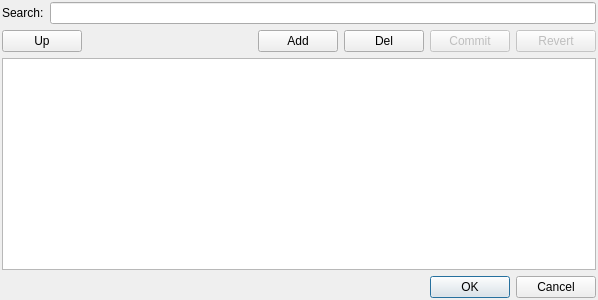
<?xml version="1.0" encoding="UTF-8"?>
<ui version="4.0">
 <class>PeerChoiceDlg</class>
 <widget class="QDialog" name="PeerChoiceDlg">
  <property name="geometry">
   <rect>
    <x>0</x>
    <y>0</y>
    <width>598</width>
    <height>300</height>
   </rect>
  </property>
  <property name="windowTitle">
   <string>Choose Peer</string>
  </property>
  <layout class="QVBoxLayout" name="verticalLayout">
   <property name="leftMargin">
    <number>2</number>
   </property>
   <property name="topMargin">
    <number>2</number>
   </property>
   <property name="rightMargin">
    <number>2</number>
   </property>
   <property name="bottomMargin">
    <number>2</number>
   </property>
   <item>
    <widget class="QFrame" name="SearchFrame">
     <property name="frameShape">
      <enum>QFrame::NoFrame</enum>
     </property>
     <property name="frameShadow">
      <enum>QFrame::Raised</enum>
     </property>
     <layout class="QHBoxLayout" name="horizontalLayout_2">
      <property name="leftMargin">
       <number>0</number>
      </property>
      <property name="topMargin">
       <number>0</number>
      </property>
      <property name="rightMargin">
       <number>0</number>
      </property>
      <property name="bottomMargin">
       <number>0</number>
      </property>
      <item>
       <widget class="QLabel" name="SearchLbl">
        <property name="text">
         <string>Search:</string>
        </property>
       </widget>
      </item>
      <item>
       <widget class="QLineEdit" name="SearchString"/>
      </item>
     </layout>
    </widget>
   </item>
   <item>
    <widget class="QFrame" name="EditFrame">
     <property name="sizePolicy">
      <sizepolicy hsizetype="Preferred" vsizetype="Preferred">
       <horstretch>0</horstretch>
       <verstretch>0</verstretch>
      </sizepolicy>
     </property>
     <property name="frameShape">
      <enum>QFrame::Panel</enum>
     </property>
     <property name="frameShadow">
      <enum>QFrame::Plain</enum>
     </property>
     <property name="lineWidth">
      <number>0</number>
     </property>
     <layout class="QHBoxLayout" name="horizontalLayout">
      <property name="leftMargin">
       <number>0</number>
      </property>
      <property name="topMargin">
       <number>0</number>
      </property>
      <property name="rightMargin">
       <number>0</number>
      </property>
      <property name="bottomMargin">
       <number>0</number>
      </property>
      <item>
       <widget class="QPushButton" name="UpBtn">
        <property name="text">
         <string>Up</string>
        </property>
       </widget>
      </item>
      <item>
       <spacer name="horizontalSpacer">
        <property name="orientation">
         <enum>Qt::Horizontal</enum>
        </property>
        <property name="sizeHint" stdset="0">
         <size>
          <width>40</width>
          <height>20</height>
         </size>
        </property>
       </spacer>
      </item>
      <item>
       <widget class="QPushButton" name="AddPeerBtn">
        <property name="text">
         <string>Add</string>
        </property>
       </widget>
      </item>
      <item>
       <widget class="QPushButton" name="RemovePeerBtn">
        <property name="text">
         <string>Del</string>
        </property>
       </widget>
      </item>
      <item>
       <widget class="QPushButton" name="CommitBtn">
        <property name="enabled">
         <bool>false</bool>
        </property>
        <property name="text">
         <string>Commit</string>
        </property>
       </widget>
      </item>
      <item>
       <widget class="QPushButton" name="RevertBtn">
        <property name="enabled">
         <bool>false</bool>
        </property>
        <property name="text">
         <string>Revert</string>
        </property>
       </widget>
      </item>
     </layout>
    </widget>
   </item>
   <item>
    <widget class="QTableView" name="PeersList">
     <property name="editTriggers">
      <set>QAbstractItemView::AnyKeyPressed|QAbstractItemView::DoubleClicked|QAbstractItemView::EditKeyPressed</set>
     </property>
     <property name="alternatingRowColors">
      <bool>true</bool>
     </property>
     <attribute name="horizontalHeaderMinimumSectionSize">
      <number>8</number>
     </attribute>
     <attribute name="verticalHeaderVisible">
      <bool>true</bool>
     </attribute>
     <attribute name="verticalHeaderMinimumSectionSize">
      <number>20</number>
     </attribute>
     <attribute name="verticalHeaderDefaultSectionSize">
      <number>20</number>
     </attribute>
    </widget>
   </item>
   <item>
    <widget class="QDialogButtonBox" name="buttonBox">
     <property name="orientation">
      <enum>Qt::Horizontal</enum>
     </property>
     <property name="standardButtons">
      <set>QDialogButtonBox::Cancel|QDialogButtonBox::Ok</set>
     </property>
    </widget>
   </item>
  </layout>
 </widget>
 <resources/>
 <connections>
  <connection>
   <sender>buttonBox</sender>
   <signal>accepted()</signal>
   <receiver>PeerChoiceDlg</receiver>
   <slot>accept()</slot>
   <hints>
    <hint type="sourcelabel">
     <x>248</x>
     <y>254</y>
    </hint>
    <hint type="destinationlabel">
     <x>157</x>
     <y>274</y>
    </hint>
   </hints>
  </connection>
  <connection>
   <sender>buttonBox</sender>
   <signal>rejected()</signal>
   <receiver>PeerChoiceDlg</receiver>
   <slot>reject()</slot>
   <hints>
    <hint type="sourcelabel">
     <x>316</x>
     <y>260</y>
    </hint>
    <hint type="destinationlabel">
     <x>286</x>
     <y>274</y>
    </hint>
   </hints>
  </connection>
 </connections>
</ui>
